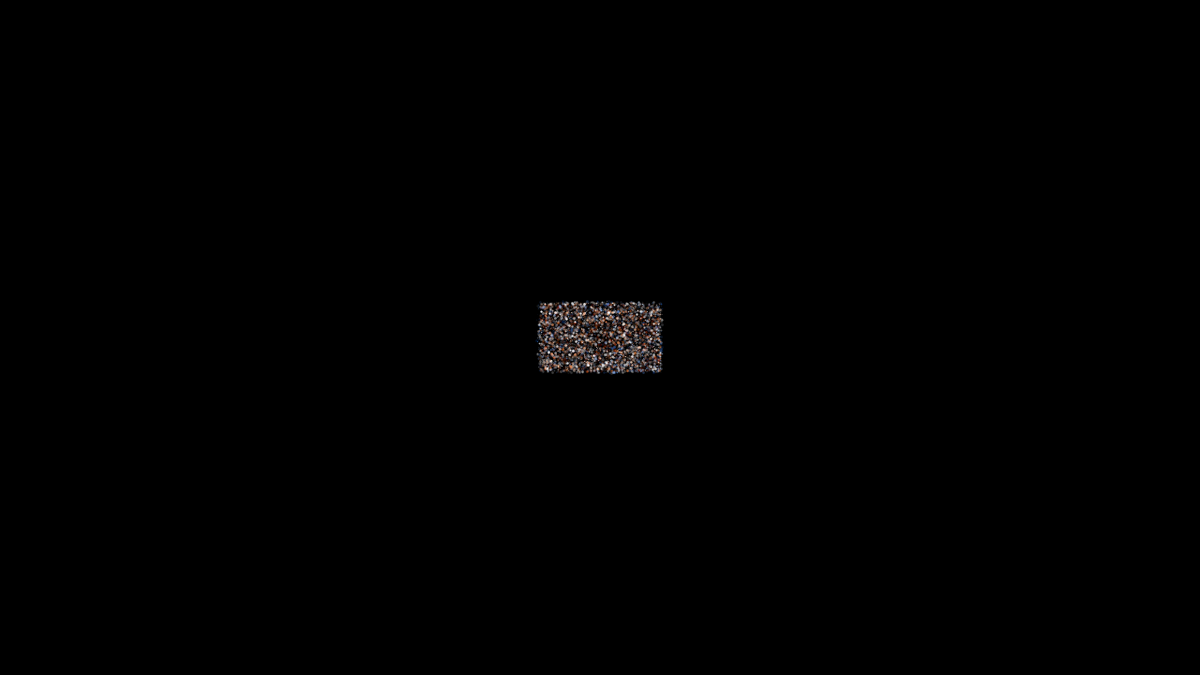
Frame 1 (no input)
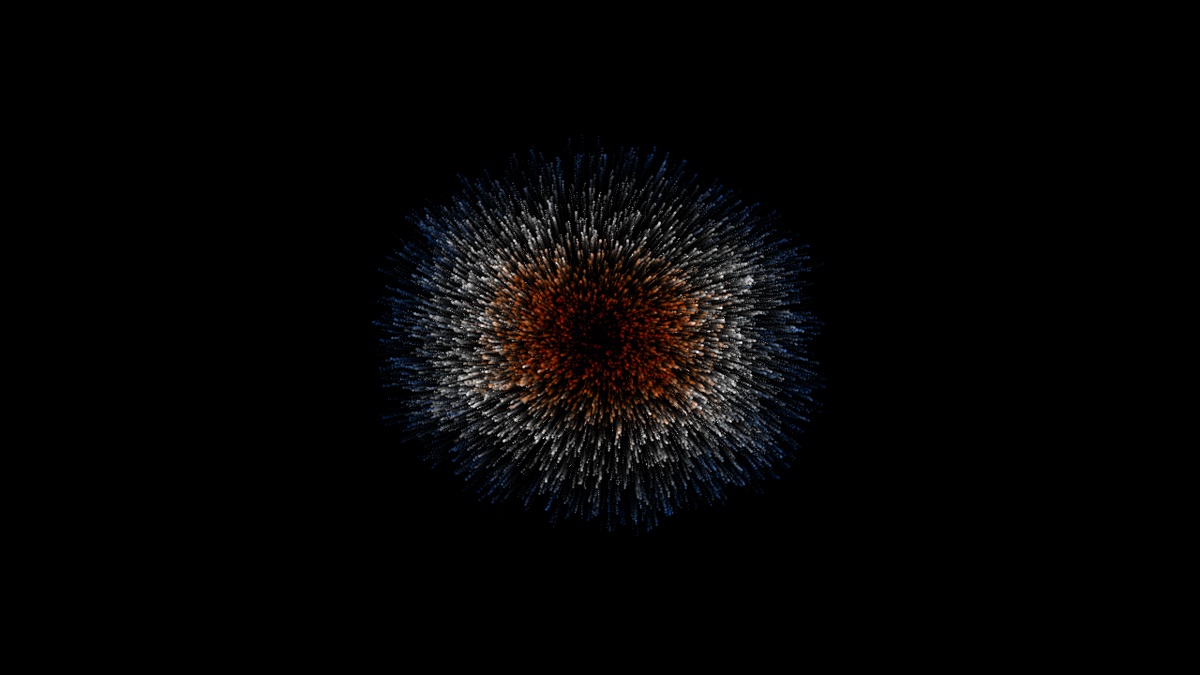
Frame 60 (the mouse pressed at the canvas centre just before this capture)
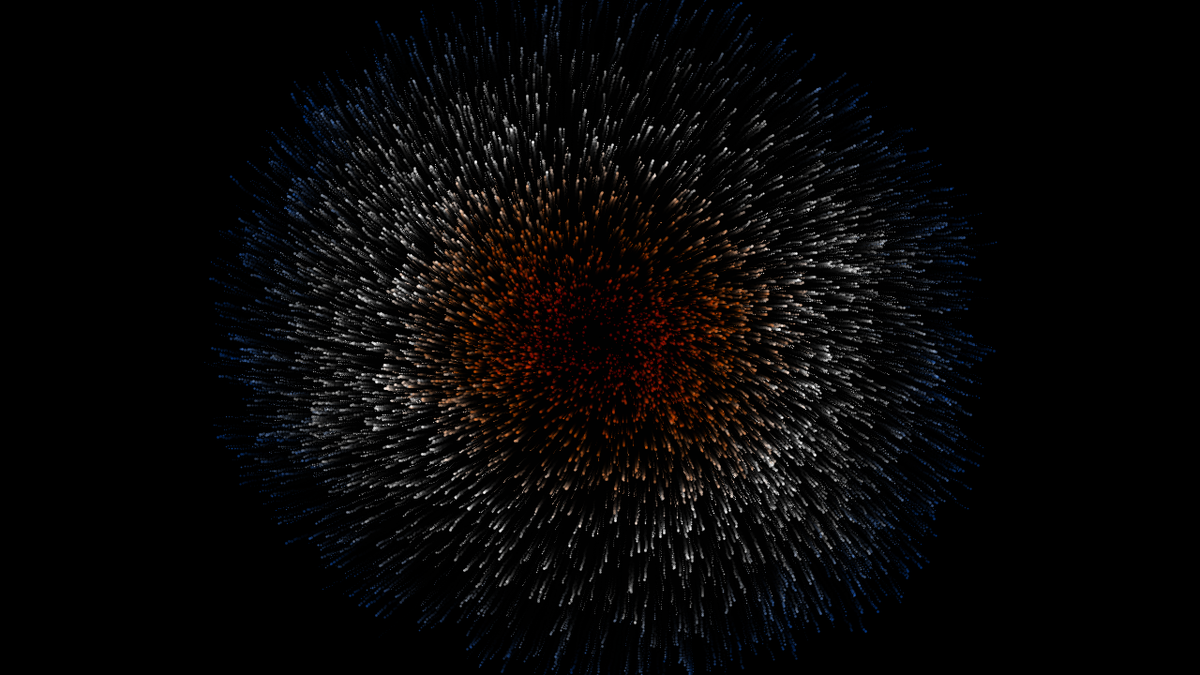
Frame 120 (the mouse held since frame 60 and released just before this capture)

The Processing sketch that drew these frames (run headless with seeded random() and noise(); from frame 60 on, the mouse is pressed at the canvas centre):

// Processing sketch: Starfield
// ── Starfield.pde
/*
   ____   __                 __       __  ___              _   
  / __/__/ /_ _____ ________/ /__    /  |/  /__  _______ _(_)__
 / _// _  / // / _ `/ __/ _  / _ \  / /|_/ / _ \/ __/ _ `/ (_-<
/___/\_,_/\_,_/\_,_/_/  \_,_/\___/ /_/  /_/\___/_/  \_,_/_/___/
 
   Particle Starfield
 * by Eduardo Morais 2019 - www.eduardomorais.pt
 *
 * Drag mouse to recenter. LEFT/RIGHT: Rotate
 * -
 * More keyboard actions:
 * UP/DOWN: Particle speed 		W/shift-W: Particle size		
 * T/shift-T: Turbulence 		C: Randomize colours
 * P: Toggle pause/resume
 *
 * M: Experimental mode toggle (snowfall)
 *
 * Backslash/shift-backslash: Reset (hard)
 */


// config:
int 	NUM_PARTICLES 	= 8000;

/* snowfall */
/*
PVector EMMITER 		= new PVector(1280, 72);
PVector ORIGIN 			= new PVector(640, 0);
boolean CENTER_ORIGIN 	= false;
PVector	VELOCITY 		= new PVector(0, 2); // 0, 0 : away from CENTER
float 	ROTATION 		= 0;
*/

/* starfield */
PVector EMMITER 		= new PVector(128, 72);
PVector ORIGIN 			= new PVector(0, 0);
boolean CENTER_ORIGIN 	= true;
PVector	VELOCITY 		= new PVector(0, 0); // 0, 0 : away from CENTER
float 	ROTATION 		= 0.1;

float 	SPEED_MAX 		= 3;
float 	TURBULENCE 		= 0.3;
int 	LIFE_MIN 		= 200;
int 	LIFE_MAX 		= 1000;
int 	WEIGHT 			= 3;

color[] COLORS 			= {	color(255,0,0, 100),
							color(255,100,0, 180),
							color(255),
							color(255, 200),
							color(0,100,255, 180) };

// color[] COLORS		= {color(255,0), color(255), color(255,0)}; // alphascale

color 	BGCOLOR 		= 0;
// color BGCOLOR 		= #221DC2; // IKB

PSystem ps;
float rot = 0;
int mode = 1;
boolean looping = true;

void setup() {
		size(1280, 720);
		if (CENTER_ORIGIN) ORIGIN = new PVector(width/2, height/2);
	
		init();
		background(BGCOLOR);
		noCursor();
}

void init() {
		// PSystem(int pnum, int pemit_w, int pemit_h, float pvel, float pturbo, int plife_min, int plife_max, color[] pcolors)
		ps = new PSystem(NUM_PARTICLES,			// particle NUMBER
						 EMMITER.x, EMMITER.y,	// EMMITER ORIGIN area
						 SPEED_MAX, TURBULENCE,	// speed range, TURBULENCE
						 LIFE_MIN, LIFE_MAX);	// min, max life			 

		ps.setWeight(WEIGHT);	// particle weight range
		ps.setColors(COLORS);	// set colors
		ps.start(VELOCITY);		// optional VELOCITY vector
}

void draw() {
		// trails thingy:
		fill(BGCOLOR, 64);
		noStroke();
		rect(0,0,width,height);
		noFill();

		// translate, update, display:
		pushMatrix();
		translate(ORIGIN.x, ORIGIN.y);
		if (CENTER_ORIGIN) {
			rot += ROTATION;
			if (rot > 360) rot -= 360;
			rotate(radians(rot));	
		}
		

		ps.update();
		ps.display();

		popMatrix();

		if (mousePressed && CENTER_ORIGIN) {
			ORIGIN.x = mouseX;
			ORIGIN.y = mouseY;
		}
}

void keyReleased() {
		// random colors
		if (key == 'c' || key == 'C') {
			for (int i = 0; i < ps.colors.length; i++) {
				float ra = map(i,0,ps.colors.length-1, 100,255);
				float rk = random(0, 255-ra);
				ps.colors[i] = color(random(rk,255),random(rk,255),random(rk,255), ra);
				COLORS[i] = ps.colors[i];
			}
		}

		// reset
		if (key == '|') {
			init();
		}
		if (key == '\\') {
			setup();
		}
		if (key == 'P' || key == 'p') {
			if (looping) {
				looping = false;
				noLoop();
			} else {
				looping = true;
				loop();
			}
			
		}

		// switch mode
		if (key == 'm' || key == 'M') {
			mode = 0-mode;
			if (mode > 0) {
				EMMITER 		= new PVector(128, 72);
				ORIGIN 			= new PVector(0, 0);
				CENTER_ORIGIN 	= true;
				VELOCITY 		= new PVector(0, 0); // 0, 0 : away from CENTER
				ROTATION		= 0.1;
			} else {
				EMMITER 		= new PVector(1280, 72);
				ORIGIN 			= new PVector(640, 0);
				CENTER_ORIGIN 	= false;
				VELOCITY 		= new PVector(0, 2); // 0, 0 : away from CENTER
				ROTATION		= 0;
			}
			setup();
		}
}

void keyPressed() {
		if (key == ' ') redraw();
		// speed
		if (keyCode == UP && SPEED_MAX < 20) {
			SPEED_MAX += 0.25;
			ps.setSpeed(SPEED_MAX);
		}
		if (keyCode == DOWN && SPEED_MAX > 1) {
			SPEED_MAX -= 0.25;
			ps.setSpeed(SPEED_MAX);
		}
		// rotation
		if (keyCode == LEFT && ROTATION > -5) {
			ROTATION -= 0.1;
		}
		if (keyCode == RIGHT && ROTATION < 5) {
			ROTATION += 0.1;
		}
		// weight
		if (key == 'w' && WEIGHT < 20) {
			WEIGHT++;
			ps.setWeight(WEIGHT);
		}
		if (key == 'W' && WEIGHT > 1) {
			WEIGHT--;
			ps.setWeight(WEIGHT);
		}
		// turbulence
		if (key == 't' && TURBULENCE < 3) {
			TURBULENCE+=0.01;
			ps.setTurbo(TURBULENCE);
		}
		if (key == 'T' && TURBULENCE > 0) {
			TURBULENCE-=0.01;
			ps.setTurbo(TURBULENCE);
		}

}

// ── PSystem.pde
/*
 * PSystem class
 * by Eduardo Morais 2019 - www.eduardomorais.pt
 *
 */

class PSystem {
  
  float emitter_width, emitter_height;
  float speed, turbulence, weight;
  PVector velocity;
  int life_min, life_max;
  color[] colors;

  Particle[] particles;

  
  // construct
  PSystem(int pnum, 
          float pemitter_w, float pemitter_h, float pspeed, float pturbo, 
          int plife_min, int plife_max) {
      particles = new Particle[pnum];
      
      emitter_width = pemitter_w;
      emitter_height = pemitter_h;
      speed = pspeed;
      turbulence = pturbo;
      velocity = new PVector(0,0);
      weight = 1;
      life_min = plife_min;
      life_max = plife_max;
      colors = new color[1];
      colors[0] = color(255);
  }

  // start the particle system
  // overload with 0,0 velocity vector if necessary 
  // (the particle object will have a velocity equal to the starting position, normalized*speed)
  void start() {
      start(new PVector(0,0));
  }
  void start(PVector pvel) {
      velocity = pvel.copy();
      for (int i = 0; i < particles.length; i ++) {
        create(i);
      }
  }

  // create particle  
  void create(int id) {
      // random position within the emitter area
      PVector pos = new PVector(random(-emitter_width/2,emitter_width/2),random(-emitter_height/2,emitter_height/2));
      
      int life = (int) random(life_min, life_max);

      // create particle object & set attributes
      // Particle(PVector ppos, float pspeed, float pturbo, int plife)
      particles[id] = new Particle(pos, speed, turbulence, life);
      particles[id].setColors(colors);
      particles[id].setWeight(weight);

      // if velocity is not 0,0 (that is, automatic), then set it according to the universal velocity
      if (velocity.x != 0 || velocity.y != 0) particles[id].setVelocity(velocity);
  }

  // set colors for new particles
  void setColors(color[] pcolors) {
      colors = new color[pcolors.length];
      arrayCopy(pcolors, colors);  
  }

  // set weight for new particles
  void setWeight(float pweight) {
      weight = pweight;
  }

  // set speed for new particles
  void setSpeed(float pspeed) {
      speed = pspeed;
  }

  // set turbulence for new particles
  void setTurbo(float pturbo) {
      turbulence = pturbo;
  }

  // set new velocity vector for all particles
  void setVelocity(PVector pvel) {
    for (int i = 0; i < particles.length; i ++) {
      particles[i].setVelocity(pvel);
    }  
  }

  // update all particles
  void update() {
    for (int i = 0; i < particles.length; i ++) {
      particles[i].update();
      if (particles[i].life <= 0) create(i);
    }
  } 
  
  // display all particles
  void display() {
    for (int i = 0; i < particles.length; i ++) {
      particles[i].display();
    }  
  }
  
}

// ── Particle.pde
/*
 * Particle class
 * by Eduardo Morais 2019 - www.eduardomorais.pt
 *
 */

class Particle {

  PVector pos;
  PVector vel;
  color[] colors;
  color cor;
  float weight;
  float speed;
  float turbulence = 0;
  int life;
  int opacity;

  // construct particle
  // by default the velocity equals the starting position vector, then normalized * speed
  Particle(PVector ppos, float pspeed, float pturbo, int plife) {
      pos = ppos.copy();
      vel = ppos.copy();
      speed = pspeed;
      vel.normalize().mult(random(0, speed));
      life = plife;

      // actual turbulence is dependent on speed
      if (pturbo > 0) turbulence = vel.mag()*pturbo;
      
      // defaults
      colors = new color[1];
      colors[0] = color(255);
      weight = 1;  
  }

  // set the particle velocity vector (normalized * speed)
  void setVelocity(PVector pvel) {
      vel = pvel.copy();
      vel.normalize().mult(random(0, speed));
  }

  // set the particle color according to its speed
  void setColors(color[] pcolors) {
      colors = new color[pcolors.length];
      arrayCopy(pcolors, colors);

      // find the particle speed percentile
      float a = map(vel.mag(), 0, speed, 0, 1);
      // multiply it by the number of colors and get the indexes for the colors before and after
      float ac = a * (colors.length-1);
      int c1 = floor(ac);
      int c2 = ceil(ac);

      // get the precise color
      cor = lerpColor(colors[c1], colors[c2], ac-floor(ac));

      // set a starting opacity
      opacity = (int) random (0, 128);
  }

  // set the particle weight
  void setWeight(float pweight) {
      weight = random(0.5, pweight);
  }

  // update the particle
  void update() {
      life--;

      // opacity depends on life
      if (opacity < 255) opacity++;
      if (life < 255) opacity = life;
      
      // add velocity to position vector
      if (turbulence > 0) {
        pos.add(vel).add(random(-turbulence,turbulence),random(-turbulence,turbulence));
      } else {
        pos.add(vel);
      }
  } 
  
  // display particle
  void display() {
      // mess with opacity
      float a = alpha(cor) * opacity/255;
      stroke(cor, a);
      strokeWeight(weight);
      point(pos.x, pos.y);  
  }

  
}
